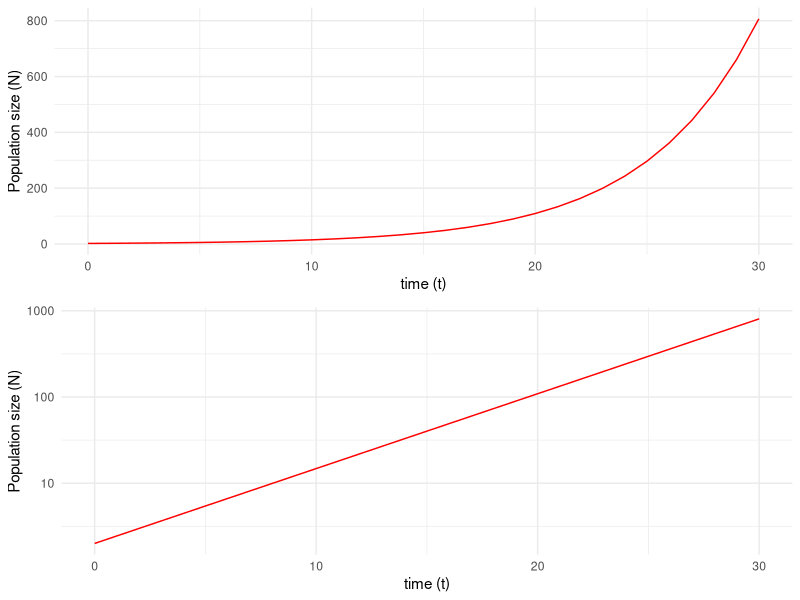
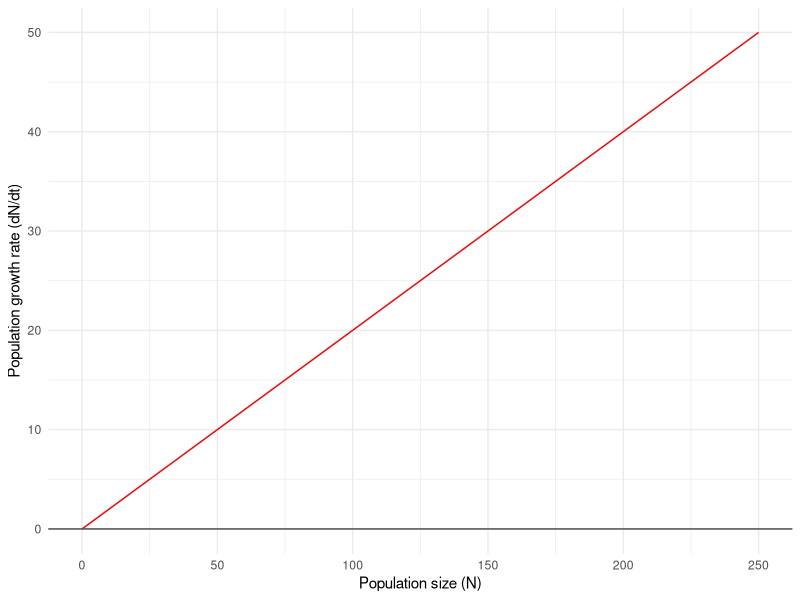
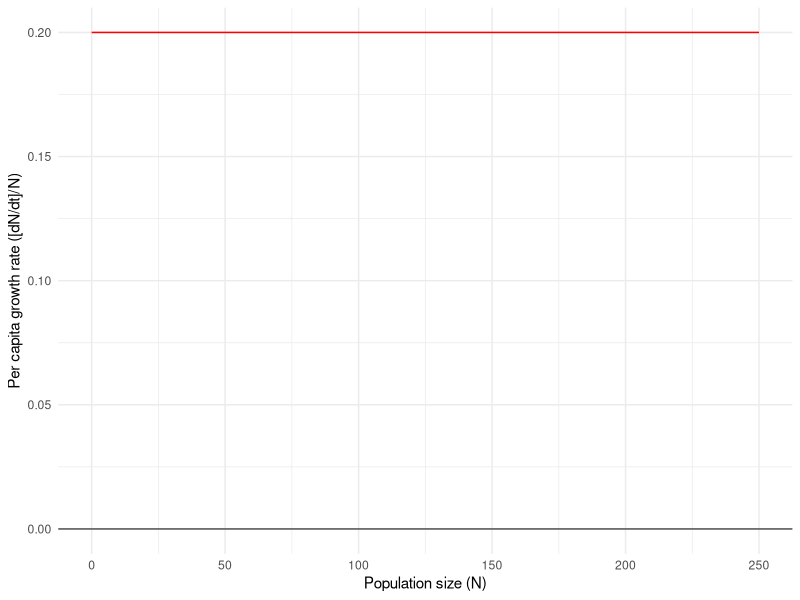
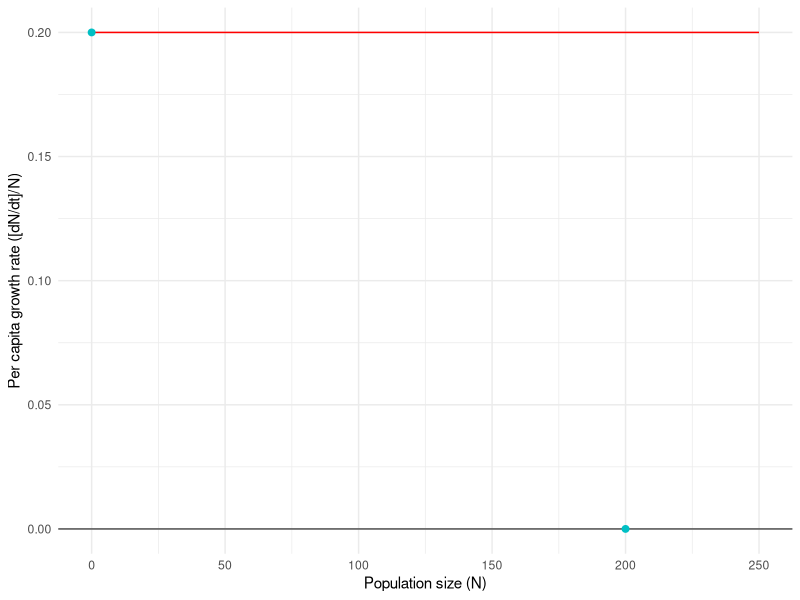
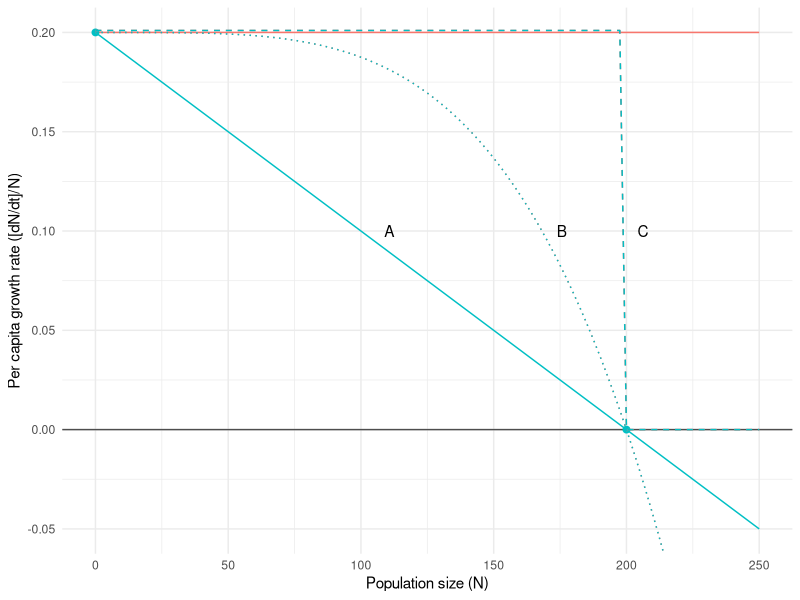
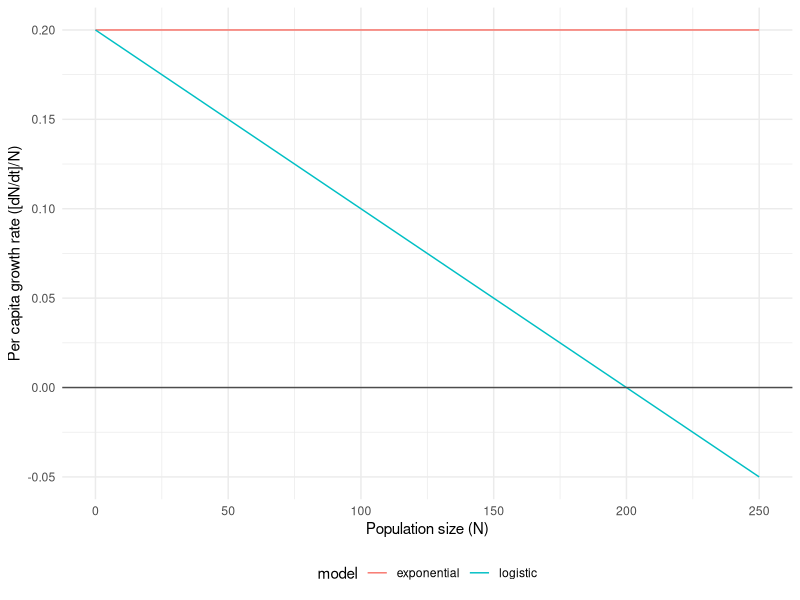
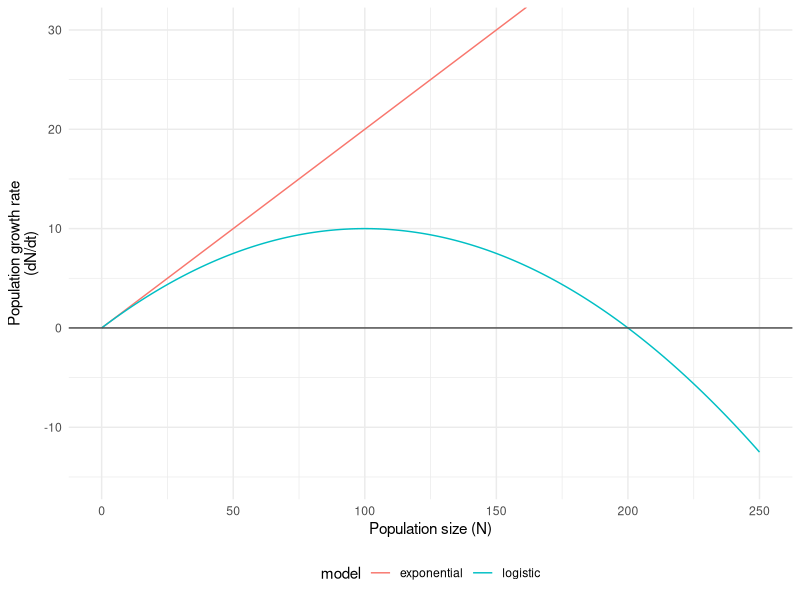
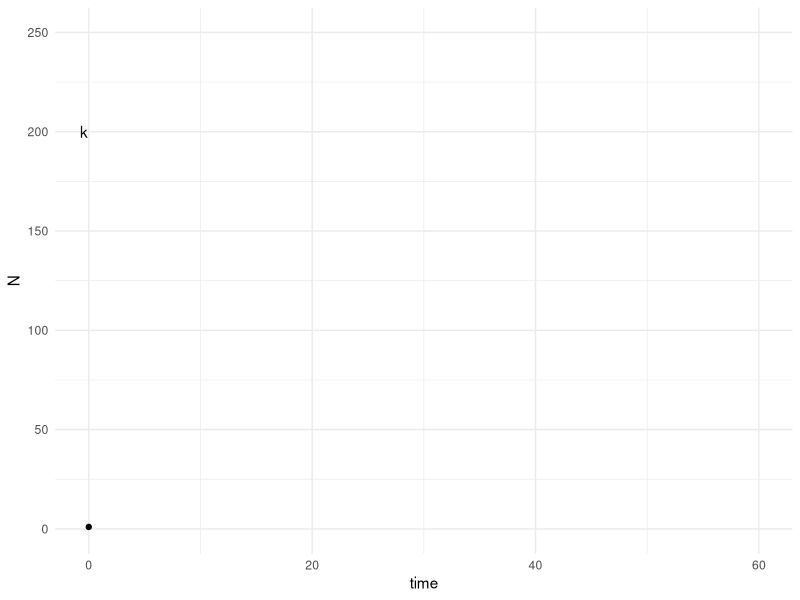

Write R code to recreate these figures, in order. (Note: this script raises an error after producing the figures.)
## ---- chunk 1
library(tidyverse)
library(scales) # for prettier axis labels
# library(simecol) # for running model 
theme_set(theme_minimal())
## ---- chunk 2
#| label: fig-expN
#| column: margin
#| fig-height: 6
#| fig-cap: "Population size over time, starting from $N_0=1$, in the exponential model with $r=0.2$. Top graph uses a linear y-axis and the bottom a logarithmic y-axis"
#| fig-alt: "Line graph showing population size (y-axis) increasing exponentially over time (x-axis). Top graph is a j-curbve and the bottom a straigh line."

df <- tibble(t=0:30, 
             N=2*exp(0.2*t)  
         )

top <- ggplot(df, aes(t, N)) +
  geom_line(color="red") + 
  labs(x= "time (t)", 
       y="Population size (N)") 

bottom <- last_plot() + scale_y_log10()

ggpubr::ggarrange(top, bottom, ncol = 1)
## ---- chunk 3
#| label: fig-exp_dN
#| column: margin
#| fig-cap: "Population _grawth rate_  as a function of _population size_ with $r=0.2$ from the exponential model."
#| fig-alt: "A line increasing linearly indicating population growth rate (y-axis) increases linearly with population size (x-axis)."


ggplot(tibble(x=0:250, y=x*0.2), aes(x, y)) +
  geom_line(color="red") + 
  geom_hline(yintercept=0, color="gray30") + 
  labs(x="Population size (N)", 
       y="Population growth rate (dN/dt)")
## ---- chunk 4
#| label: fig-exp_dN_N
#| column: margin
#| fig-cap: "Per capita growth rate as a function of population size with $r=0.2$ in the exponential model."
#| fig-alt: "A flat line at a height (per-capita growth rate) of r=0.2, no matter what the population size is (x-axis)"

ggplot(tibble(x=0:250, y=0.2), aes(x, y)) +
  geom_line(color="red") + 
  geom_hline(yintercept=0, color="gray30") + 
  labs(x="Population size (N)", 
       y="Per capita growth rate ([dN/dt]/N)")
## ---- chunk 5
#| label: fig-exp_dN_N_2
#| column: margin
#| fig-cap: "Per capita growth rate as a function of population size with $r=0.2$ in the exponential model and a point at $N=0$ where per capita growth is $r$, and one at $N=k=200$ where per capita growth is zero."
#| fig-alt: "Identical to @fig-exp_dN_N except for the two blue dots described in the caption."

ggplot(tibble(x=0:250, y=0.2), aes(x, y)) +
  geom_line(color="red") + 
  geom_hline(yintercept=0, color="gray30") + 
  geom_point(data=data.frame(x=c(0,200), y=c(0.2,0)), color="#00BFC4", size=2) + 
  labs(x="Population size (N)", 
       y="Per capita growth rate ([dN/dt]/N)")
## ---- chunk 6
#| label: fig-exp_dN_N_3
#| column: margin
#| fig-cap: "Three ways of connecting the two blue dots in @fig-exp_dN_N_2."
#| fig-alt: "The same as @fig-exp_dN_N_2 only the two dots have been connected by a straight line (line A), a line curving down (line B), or vertical step down at N = k (line C)."

df <- expand.grid(N=0:250, model=c("exponential", "logistic"))
df <- df %>% 
  mutate(percap=ifelse(model=="logistic", 0.2-N*0.2/200, 0.2) )

ggplot(df, aes(N, percap, color=model)) +
  geom_line() + 
  geom_hline(yintercept=0, color="gray30") + 
  geom_point(data=data.frame(N=c(0,200), percap=c(0.2,0)),
             color="#00BFC4", size=2) + 
  stat_function(fun=function(x){ifelse(x<200, 0.201, 0)},
                linetype=2) + 
  stat_function(fun=function(x){0.2*(1-x^4/200^4)},
                linetype=3) + 
  annotate(geom="text", x=c(105, 170, 200), y=0.1, 
           label=c("A","B","C"), hjust=-1) + 
  labs(x="Population size (N)", 
       y="Per capita growth rate ([dN/dt]/N)") + 
  coord_cartesian(ylim=c(-0.05, 0.2)) + 
  theme(legend.position="none")
## ---- chunk 7
#| label: fig-exp_dN_N_4
#| column: margin
#| fig-cap: "Per capita growth rate as a function of population size in the exponential model and logistic models with $r=0.2$ and $k=200$."
#| fig-alt: "A modified version of @fig-exp_dN_N_3 with only a flat line, representing the constant per-capita growth rate in the exponential model, and a straight declining line, represeneting per-capita growth rates declining linearly with population size in the logistic model."

df <- expand.grid(N=0:250, model=c("exponential", "logistic"))
df <- df %>% 
  mutate(percap=ifelse(model=="logistic", 0.2-N*0.2/200, 0.2) )

ggplot(df, aes(N, percap, color=model)) +
  geom_line() + 
  geom_hline(yintercept=0, color="gray30") + 
  labs(x="Population size (N)", 
       y="Per capita growth rate ([dN/dt]/N)") + 
  theme(legend.position="bottom")
## ---- chunk 8
#| label: fig-exp_dN_both
#| column: margin
#| fig-cap: "Population growth rate as a function of population size in the exponential model and logistic models with $r=0.2$ and $k=200$."
#| fig-alt: "A graph with two lines, one showing how population growth rate (y-axis) increases linearly with population size (x-axis) in the exponential model, the other showing how growth rate increases up to a maximum N = K/2 and then decreases back to zero at N = K in the logistic model. The logistic curve is a parabola and always less than the straight line"

df <- df %>% mutate(growth=ifelse(model=="logistic", 0.2*N*(1-N/200),  0.2*N) )

ggplot(df, aes(N, growth, color=model)) +
  geom_line() + 
  geom_hline(yintercept=0, color="gray30") + 
  labs(x="Population size (N)", 
       y="Population growth rate\n(dN/dt)") + 
  theme(legend.position="bottom") + 
  coord_cartesian(ylim=c(-15,30))
## ---- chunk 9
#| fig-alt: "Blank axes showing population size (y-axis) against time (x-axis). There is a point N=1 when time = 0, from which one might draw the rest of the trajectory."
tibble(time=c(0,60), N=c(0, 250)) %>% 
  ggplot(., aes(time, N)) +
  geom_blank() + 
  annotate(geom="text", x=0, y=200, label="k", hjust=1.1) + 
  annotate(geom="point",x=0, y=1)
## ---- chunk 10
#| label: fig-exp_N_t_both
#| column: margin
#| fig-height: 6
#| fig-cap: "Population size over time, starting from $N_0=1$, in the exponential and logistic models with $r=0.2$ and $k=200$ on linear (top) and logarithmic (bottom) y-axes."
#| fig-alt: "Top graph shows two lines, one growing exponentially (j-shaped) and the other logistically (i.e., sigmoidally or s-shaped) up to N = k (y-axis) over time (x-axis). The bottom graph shows the same data on a logarithmic y-axis, so the exponential line become linear and the sigmoidal logistic line becomes one that increases and saturates at a horizontal line when N = K."

df <- expand.grid(t=0:60, model=c("exponential", "logistic"))
df <- df %>% 
  mutate(N=ifelse(model=="logistic", 
                  200/(1+(200/2-1)*exp(-0.2*t) ), 
                  2*exp(0.2*t) ) 
         )

A <- ggplot(df, aes(t, N, color=model)) +
  geom_line() + 
  labs(x= "time (t)", 
       y="Population size (N)") + 
  theme(legend.position="bottom") 
top <- A + coord_cartesian(ylim=c(0,400))
bottom <- A + scale_y_log10( labels = label_log()) 

ggpubr::ggarrange(top, bottom, ncol = 1)
## ---- chunk 11
#| label: fig-gause
#| cap-location: margin
#| fig-height: 3.5
#| fig-cap: "Gause's ciliates grown by themselves or in pairs with low food (half loop) or high food availability (one loop). Notice that when the food was doubled, the population size grew about twice as large."
#| fig-alt: "A four panel figure with data points and best-fit logistic curves overlaid on them. The rows represent the abundance of the two species and the columns the amount of food provided."

knitr::include_graphics("Paurelia_Pcaudatum.png", dpi=425)
